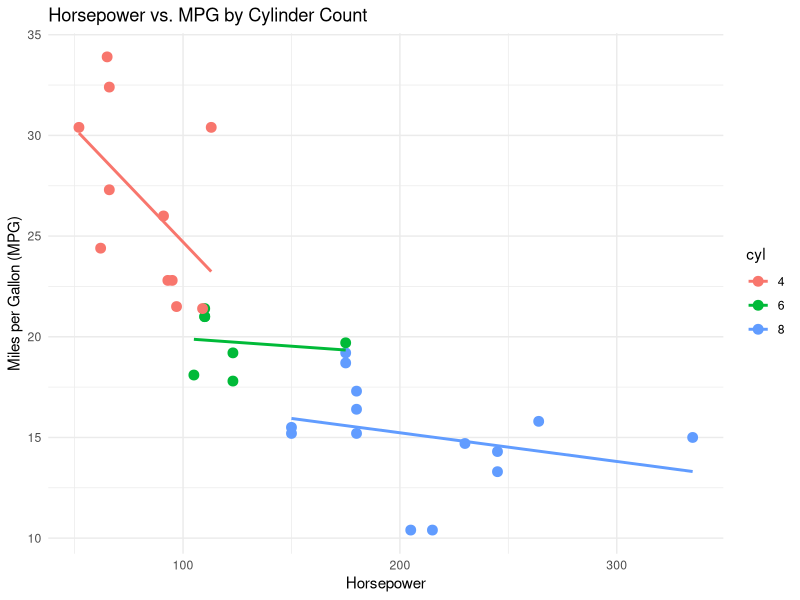

Reproduce this figure in R.
# Load necessary library
library(ggplot2)

# View the first few rows of the dataset
head(mtcars)

# Convert 'cyl' (number of cylinders) to a factor
mtcars$cyl <- as.factor(mtcars$cyl)

# Create a new variable: power-to-weight ratio
mtcars$power_weight <- mtcars$hp / mtcars$wt

# Summary statistics by cylinder group
summary_stats <- aggregate(power_weight ~ cyl, data = mtcars, FUN = mean)
print(summary_stats)

# Visualize the relationship between horsepower and mpg
ggplot(mtcars, aes(x = hp, y = mpg, color = cyl)) +
  geom_point(size = 3) +
  geom_smooth(method = "lm", se = FALSE) +
  labs(
    title = "Horsepower vs. MPG by Cylinder Count",
    x = "Horsepower",
    y = "Miles per Gallon (MPG)"
  ) +
  theme_minimal()
